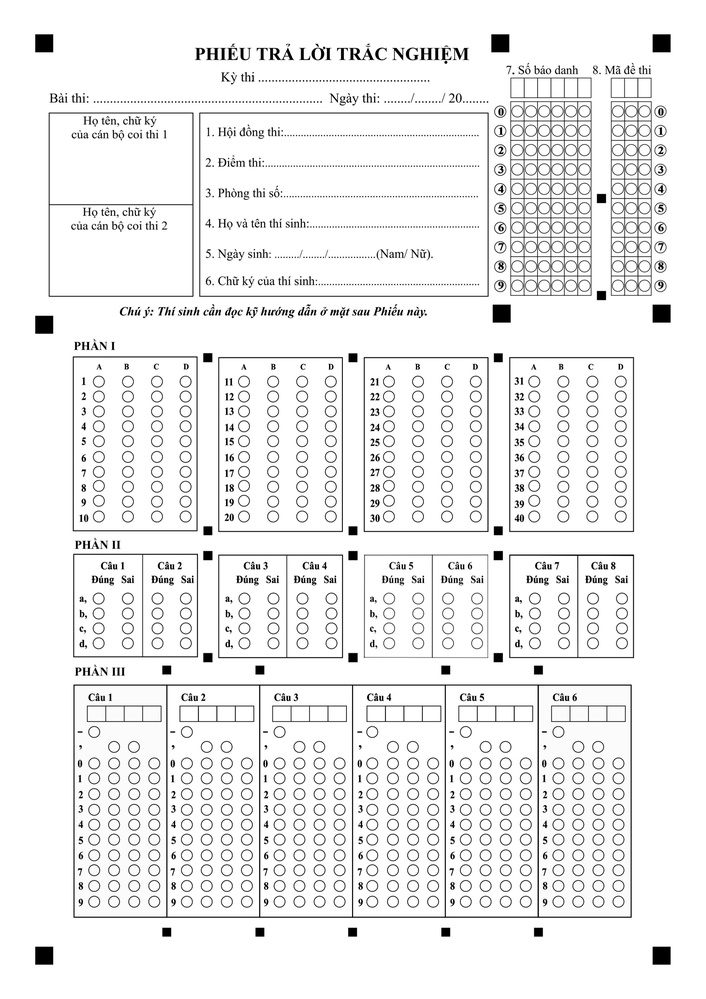
#> input picture image_input.jpg, 706 x 999 px, shrunk from 2481 x 3508 before the run
$ python -i detect_circle.py   (imports and definitions only)
#> lines starting #> are read from the running program, lines starting #| are printed output that depends on the picture; after the words box and inside, x2 and y2 are one past the last pixel; in counts of white or black regions, pixels touching at a corner belong together
import cv2
import numpy as np


def find_grid(circles, rows, cols):
    circles = sorted(circles, key=lambda c: (c[1], c[0]))
    grid = []
    for i in range(0, len(circles), cols):
        row = sorted(circles[i:i + cols], key=lambda c: c[0])
        grid.append(row)
    return grid


def locate_filled_circles(grid, contours, min_overlap_ratio=0.5):
    answer_matrix = np.zeros((len(grid), len(grid[0])), dtype=int)
    for i, row in enumerate(grid):
        for j, (x, y, r) in enumerate(row):
            circle_area = np.pi * r * r
            for contour in contours:
                contour_area = cv2.contourArea(contour)
                mask = np.zeros((int(y + r * 2), int(x + r * 2)), dtype=np.uint8)
                cv2.circle(mask, (int(x), int(y)), int(r), 255, -1)
                overlap = cv2.bitwise_and(mask, cv2.drawContours(np.zeros_like(mask), [contour], 0, 255, -1))
                overlap_area = np.sum(overlap) / 255
                if overlap_area / circle_area > min_overlap_ratio:
                    answer_matrix[i, j] = 1
                    break
    return answer_matrix


def process_answer_sheet_p1(image_path):
    # Đọc ảnh
#> called with image_path = '../image_input.jpg'
    img = cv2.imread(image_path)
#> img is the input picture: shape (999, 706, 3); min 0, max 255, mean 238.7

    # Chuyển sang ảnh xám
    gray = cv2.cvtColor(img, cv2.COLOR_BGR2GRAY)

    # Áp dụng ngưỡng
    _, thresh = cv2.threshold(gray, 0, 255, cv2.THRESH_BINARY_INV + cv2.THRESH_OTSU)
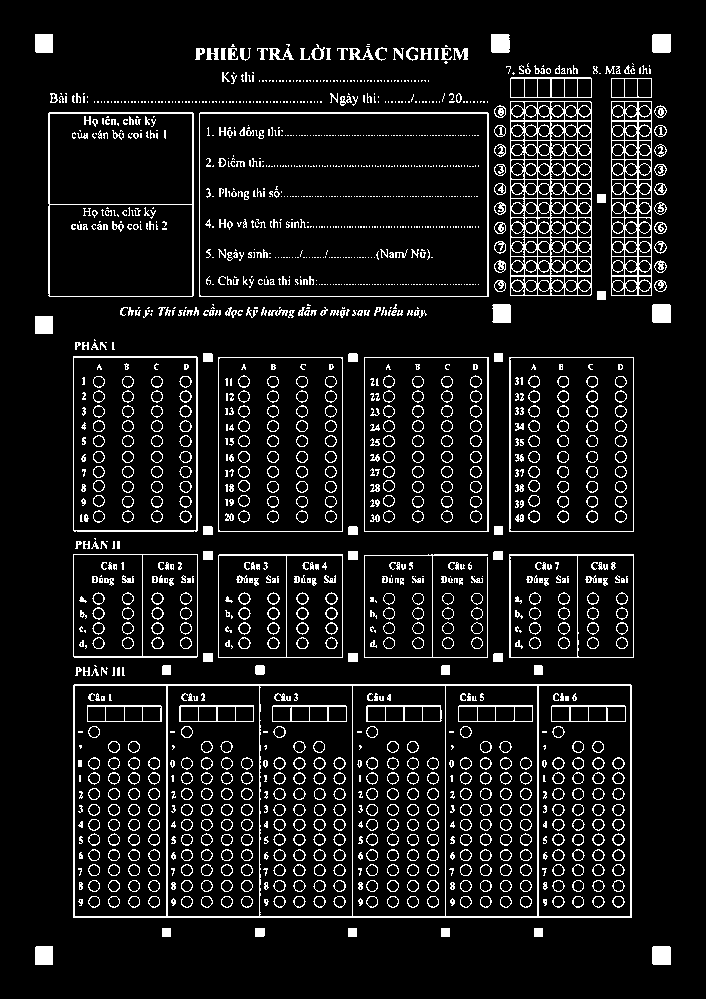
#> thresh: shape (999, 706); 9% white in thin lines or dots, all inside (x1, y1, x2, y2) = (35, 34, 671, 965)
    # Áp dụng xử lý hình thái học
    kernel = np.ones((7, 7), np.uint8)
    opening = cv2.morphologyEx(thresh, cv2.MORPH_OPEN, kernel, iterations=2)
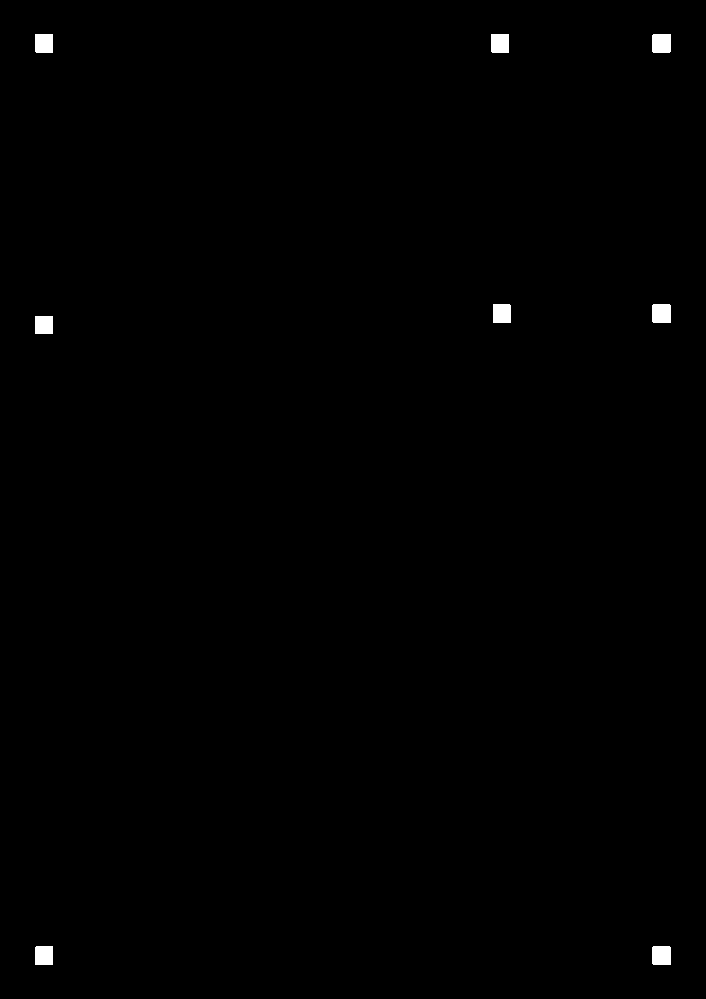
#> opening: shape (999, 706); 0.39% white; 8 white regions

    # Tìm contours của các chấm đã tô
    contours, _ = cv2.findContours(opening, cv2.RETR_EXTERNAL, cv2.CHAIN_APPROX_SIMPLE)
#> contours = 8 contours; box (x1, y1, x2, y2) and area: (652, 946, 671, 965) 322, (652, 304, 671, 323) 322, (652, 34, 671, 53) 322, (35, 946, 53, 965) 306, (493, 304, 511, 323) 306, (491, 34, 509, 53) 306, (35, 34, 53, 53) 306, (35, 316, 53, 334) 289

    # Lọc contours dựa trên diện tích để loại bỏ nhiễu
    min_area = 100
    filtered_contours = [cnt for cnt in contours if cv2.contourArea(cnt) > min_area]
#> filtered_contours has the same summary as contours

    # Tìm các vòng tròn (ô trống)
    circles = cv2.HoughCircles(gray, cv2.HOUGH_GRADIENT, 1, 20,
                               param1=50, param2=30, minRadius=10, maxRadius=40)
#> circles = 43 rows, first 8: [543.5, 237.5, 34.9], [544.5, 168.5, 33.8], [556.5, 254.5, 33.8], [520.5, 170.5, 33.8], [556.5, 124.5, 33.8], [583.5, 215.5, 37.1], [584.5, 162.5, 38.3], [583.5, 240.5, 39.4]

    # Chuyển đổi kết quả sang dạng số nguyên
    circles = np.uint16(np.around(circles[0]))
#> circles = 43 rows, first 8: [544, 238, 35], [544, 168, 34], [556, 254, 34], [520, 170, 34], [556, 124, 34], [584, 216, 37], [584, 162, 38], [584, 240, 39]

    # Xác định số hàng và cột
    rows, cols = 4, 4

    # Tìm lưới từ các vòng tròn
    grid = find_grid(circles, rows, cols)
#> in find_grid, `circles = sorted(circles, key=lambda c: (c[1], c[0]))`: circles = 43 items, first 6: [546, 90, 17], [566, 92, 24], [534, 110, 13], [632, 110, 17], [516, 122, 22], [556, 124, 34]
#> the loop in find_grid, `for i in range(0, len(circles), cols):` made 11 passes
#> i on passes 2 to 10: 4, 8, 12, 16, 20, 24, 28, 32, 36
#> (i, row) on pass 11: (40, [[190, 778, 19], [374, 856, 20], [504, 830, 24]])
#> after the loop in find_grid, `for i in range(0, len(circles), cols):`: grid = 11 items
#> grid = 11 items


    # Xác định vị trí các điểm đã tô
    answer_matrix = locate_filled_circles(grid, filtered_contours)
#> in locate_filled_circles, `answer_matrix = np.zeros((len(grid), len(grid[0])), dtype=int)`: answer_matrix = [[0, 0, 0, 0], [0, 0, 0, 0], [0, 0, 0, 0], [0, 0, 0, 0], [0, 0, 0, 0], [0, 0, 0, 0], [0, 0, 0, 0], [0, 0, 0, 0], [0, 0, 0, 0], [0, 0, 0, 0], [0, 0, 0, 0]]
#> the loop in locate_filled_circles, `for i, row in enumerate(grid):` made 11 passes
#> row on pass 11: [[190, 778, 19], [374, 856, 20], [504, 830, 24]]
#> after the loop in locate_filled_circles, `for i, row in enumerate(grid):`:
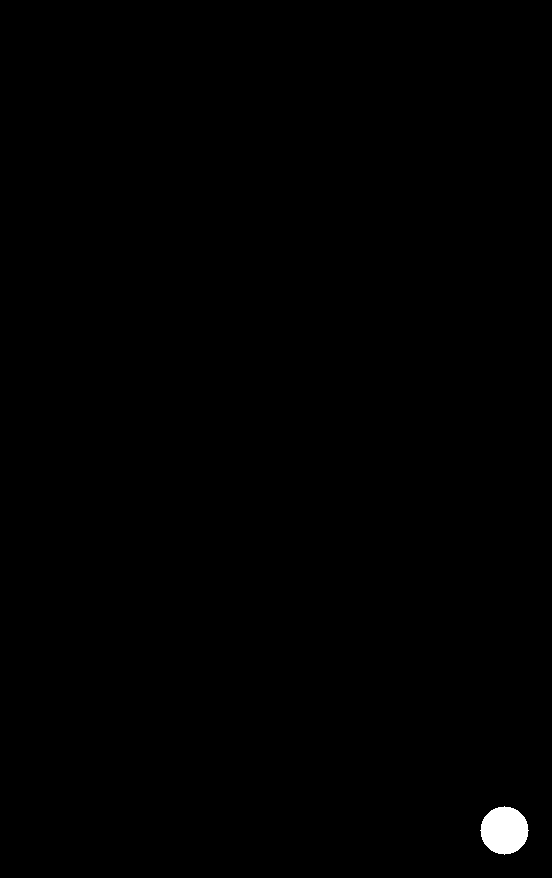
#> mask: shape (878, 552); 0.37% white; 1 white region, box (x1, y1, x2, y2) and area: (480, 806, 529, 855) 1793

    return answer_matrix

# Sử dụng hàm
# result = process_answer_sheet('/home/infcapital/Documents/yolov8/p3/cau6.png')
# print(result)

>>> result = process_answer_sheet_p1('../image_input.jpg')
#> result has the same summary as answer_matrix in locate_filled_circles

$ run again, on image_filled.png
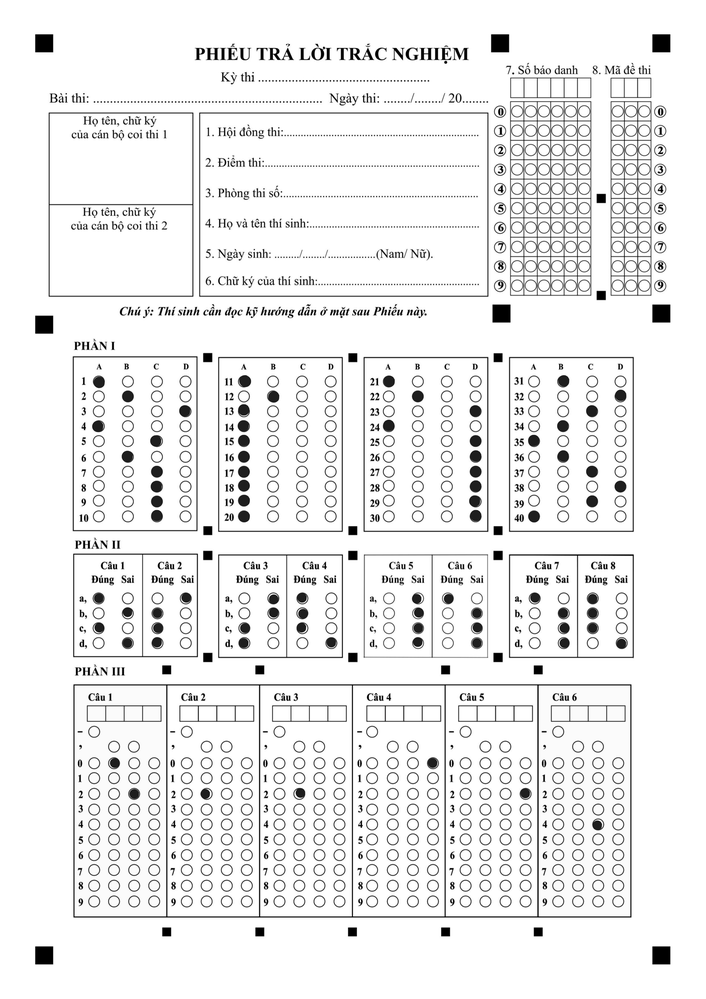
#> input picture image_filled.png, 706 x 999 px, shrunk from 2481 x 3508 before the run
#> in process_answer_sheet_p1, img is the input picture: shape (999, 706, 3); mean B, G, R 237, 237, 237
#> in process_answer_sheet_p1, `_, thresh = cv2.threshold(gray, 0, 255, cv2.THRESH_BINARY_INV + cv2.TH..`:
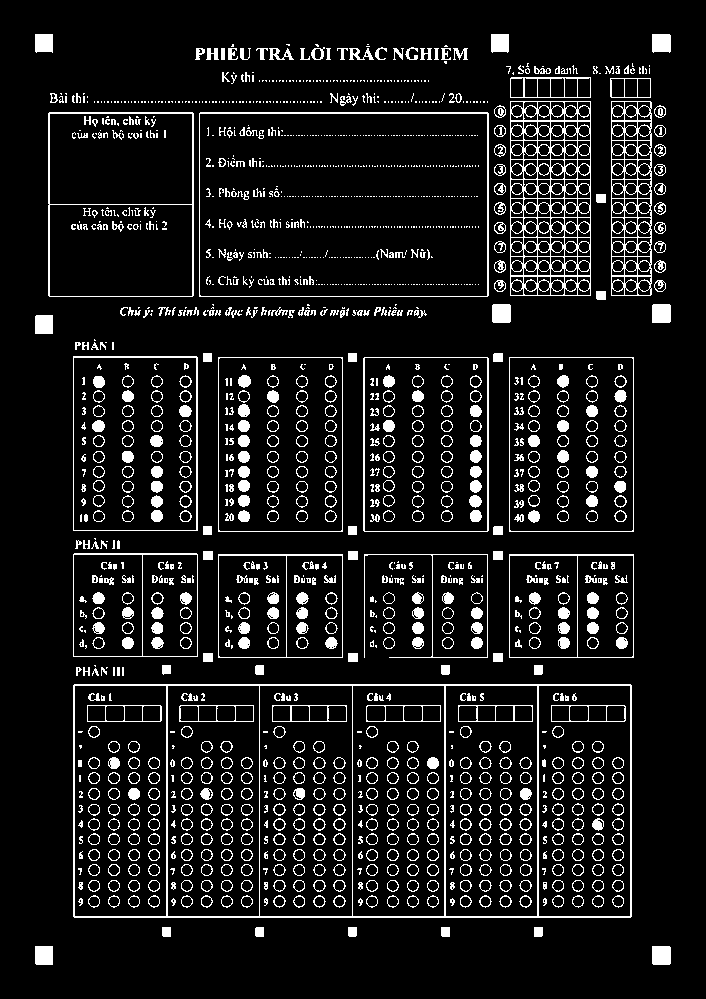
#> thresh: shape (999, 706); 9.6% white in thin lines or dots, all inside (x1, y1, x2, y2) = (35, 34, 671, 965)
#> opening: shape (999, 706); 0.39% white; 8 white regions
#> contours = 8 contours; box (x1, y1, x2, y2) and area: (652, 946, 671, 965) 322, (652, 304, 671, 323) 322, (492, 304, 511, 323) 322, (35, 946, 53, 965) 306, (35, 315, 53, 334) 306, (652, 34, 671, 52) 306, (491, 34, 509, 52) 289, (35, 34, 53, 52) 289
#> filtered_contours has the same summary as contours
#> in process_answer_sheet_p1, `circles = cv2.HoughCircles(gray, cv2.HOUGH_GRADIENT, 1, 20, param1=50,..`: circles = 38 rows, first 8: [557.5, 226.5, 33.8], [557.5, 191.5, 33.8], [532.5, 129.5, 33.8], [555.5, 168.5, 33.8], [557.5, 129.5, 33.8], [557.5, 258.5, 33.8], [584.5, 162.5, 38.3], [584.5, 233.5, 38.3]
#> in process_answer_sheet_p1, `circles = np.uint16(np.around(circles[0]))`: circles = 38 rows, first 8: [558, 226, 34], [558, 192, 34], [532, 130, 34], [556, 168, 34], [558, 130, 34], [558, 258, 34], [584, 162, 38], [584, 234, 38]
#> in find_grid, `circles = sorted(circles, key=lambda c: (c[1], c[0]))`: circles = 38 items, first 6: [586, 90, 24], [546, 106, 34], [634, 110, 13], [614, 124, 35], [532, 130, 34], [558, 130, 34]
#> the loop in find_grid, `for i in range(0, len(circles), cols):` made 10 passes
#> i on passes 2 to 9: 4, 8, 12, 16, 20, 24, 28, 32
#> after the loop in find_grid, `for i in range(0, len(circles), cols):`: grid = 10 items
#> in locate_filled_circles, `answer_matrix = np.zeros((len(grid), len(grid[0])), dtype=int)`: answer_matrix = [[0, 0, 0, 0], [0, 0, 0, 0], [0, 0, 0, 0], [0, 0, 0, 0], [0, 0, 0, 0], [0, 0, 0, 0], [0, 0, 0, 0], [0, 0, 0, 0], [0, 0, 0, 0], [0, 0, 0, 0]]
#> the loop in locate_filled_circles, `for i, row in enumerate(grid):` made 10 passes
#> row on pass 10: [[300, 882, 24], [484, 882, 24]]
#> result has the same summary as answer_matrix in locate_filled_circles
